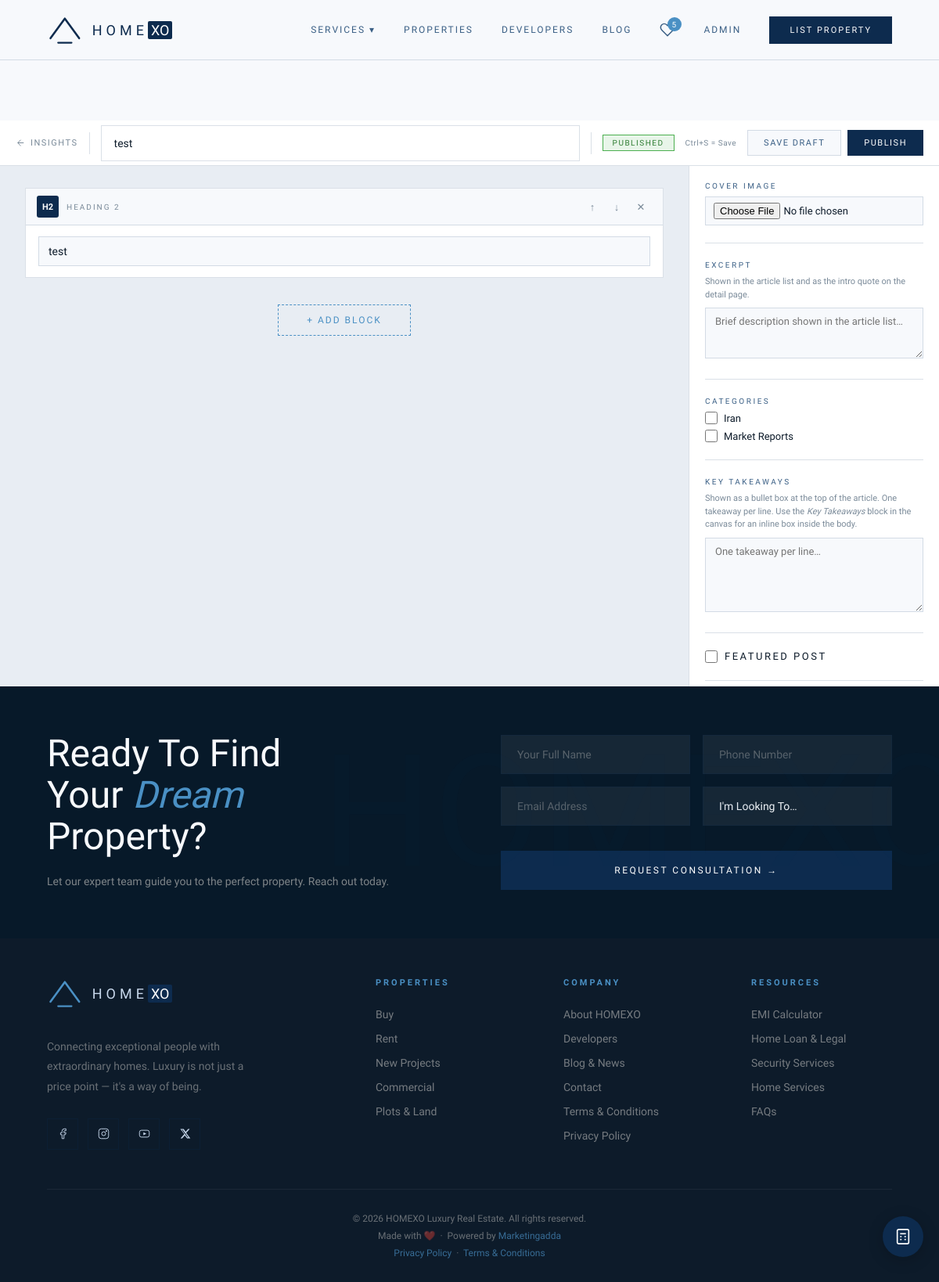
/blog/test-1/edit/ (signed in), run on the app's committed database.
### accounts/models.py (models this page shows, shortened)
class User(AbstractBaseUser, PermissionsMixin):
    class Role(models.TextChoices):
        BUYER            = 'buyer',            'Buyer'
        SELLER           = 'seller',           'Seller'
        AGENT            = 'agent',            'Agent'
        ADMIN            = 'admin',            'Admin'
        LEGAL_ADMIN      = 'legal_admin',      'Legal Admin'
        ADVOCATE         = 'advocate',         'Advocate'
        CUSTOMER_SUPPORT = 'customer_support', 'Customer Support'
    email        = models.EmailField(unique=True, db_index=True)
    first_name   = models.CharField(max_length=80)
    last_name    = models.CharField(max_length=80)
    phone        = models.CharField(max_length=20, blank=True, null=True, unique=True, db_index=True)
    role         = models.CharField(max_length=20, choices=Role.choices, default=Role.BUYER)
    avatar       = models.ImageField(upload_to='avatars/', blank=True, null=True)
    is_verified  = models.BooleanField(default=False)
    is_active    = models.BooleanField(default=True)
    is_staff     = models.BooleanField(default=False)
    date_joined  = models.DateTimeField(default=timezone.now)
    profile_complete = models.BooleanField(default=True)
    preferred_city          = models.CharField(max_length=100, blank=True)
    preferred_listing_type  = models.CharField(max_length=20, blank=True)
    preferred_property_type = models.CharField(max_length=20, blank=True)
    preferred_bhk           = models.CharField(max_length=10, blank=True)
    address                 = models.TextField(blank=True, null=True)
    bar_number              = models.CharField(max_length=50, blank=True)
    bar_council_certificate = models.ImageField(upload_to='advocate_docs/bar/', blank=True, null=True)
    aadhaar_image           = models.ImageField(upload_to='advocate_docs/aadhaar/', blank=True, null=True)
    address_proof_image     = models.ImageField(upload_to='advocate_docs/address/', blank=True, null=True)
    is_approved_advocate    = models.BooleanField(default=False)
    objects = UserManager()
    USERNAME_FIELD  = 'email'
    REQUIRED_FIELDS = ['first_name', 'last_name']
    class Meta:
        verbose_name        = 'User'
        verbose_name_plural = 'Users'
        ordering            = ['-date_joined']

### blog/models.py (models this page shows, shortened)
class Post(models.Model):
    class Status(models.TextChoices):
        DRAFT     = 'draft',     'Draft'
        PUBLISHED = 'published', 'Published'
    author      = models.ForeignKey(settings.AUTH_USER_MODEL, on_delete=models.SET_NULL,
                                    null=True, related_name='blog_posts')
    categories  = models.ManyToManyField(Category, blank=True, related_name='posts')
    title       = models.CharField(max_length=220)
    slug        = models.SlugField(max_length=240, unique=True, blank=True)
    excerpt     = models.TextField(max_length=300, blank=True)
    body        = models.TextField()
    cover_image    = models.ImageField(upload_to='blog/covers/', blank=True, null=True)
    key_takeaways  = models.TextField(
        blank=True,
        help_text='One takeaway per line. Displayed as a bullet list at the start of the article.'
    )
    status      = models.CharField(max_length=15, choices=Status.choices, default=Status.DRAFT)
    is_featured = models.BooleanField(default=False)
    views_count = models.PositiveIntegerField(default=0, editable=False)
    published_at = models.DateTimeField(null=True, blank=True)
    created_at  = models.DateTimeField(auto_now_add=True)
    updated_at  = models.DateTimeField(auto_now=True)
    class Meta:
        verbose_name = 'Post'
        verbose_name_plural = 'Posts'
        ordering = ['-published_at', '-created_at']
    def get_absolute_url(self):
        return reverse('blog:detail', kwargs={'slug': self.slug})

class Category(models.Model):
    name = models.CharField(max_length=80, unique=True)
    slug = models.SlugField(unique=True, blank=True)
    color = models.CharField(max_length=20, default='#4A90C4',
                             help_text='Hex color for tag badge')
    class Meta:
        verbose_name_plural = 'Categories'
        ordering = ['name']
    def __str__(self):
        return self.name

### blog/views.py (the view)
# urls.py: path('<slug:slug>/edit/',   views.post_edit,   name='edit'),
@staff_member_required
def post_edit(request, slug):
    post = get_object_or_404(Post, slug=slug)
    if request.method == 'POST':
        form = PostEditorForm(request.POST, request.FILES, instance=post)
        if form.is_valid():
            post = form.save(commit=False)
            if post.status == Post.Status.PUBLISHED and not post.published_at:
                post.published_at = timezone.now()
            post.save()
            form.save_m2m()
            if post.status == Post.Status.PUBLISHED:
                return redirect('blog:detail', slug=post.slug)
            return redirect('blog:edit', slug=post.slug)
    else:
        form = PostEditorForm(instance=post)
    return render(request, 'blog/editor.html', {
        'form': form,
        'post': post,
        'categories': Category.objects.all(),
    })

### templates/blog/editor.html (shortened to what this page needs)
{% extends 'base.html' %}
{% load static %}
{% block content %}
<div class="ed-shell">
  <form id="editor-form" method="post" enctype="multipart/form-data" novalidate>
    <div class="ed-topbar">
      <a href="{% url 'blog:list' %}" class="ed-back">
        <svg width="13" height="13" viewBox="0 0 24 24" fill="none" stroke="currentColor" stroke-width="1.8"><path d="M19 12H5M12 5l-7 7 7 7"/></svg>
        Insights
      </a>
      <input type="text" id="id_title" name="title" class="ed-title-inp"
             placeholder="Post title…"
             value="{{ form.title.value|default:'' }}">
      <span class="ed-status-pill {% if post and post.status == 'published' %}is-published{% endif %}" id="status-pill">
        {{ post.get_status_display|default:'Draft' }}
      </span>
      <span class="ed-shortcut-hint">Ctrl+S = Save</span>
      <div class="ed-topbar-btns">
        <button type="button" class="ed-btn ed-btn-draft" onclick="editorSaveDraft()">Save Draft</button>
        <button type="button" class="ed-btn ed-btn-pub"   onclick="editorPublish()">Publish</button>
      </div>
    </div>
    <div class="ed-main">
      <div class="ed-canvas">
        <div id="blocks-container"></div>
        <div class="add-block-bar">
          <button type="button" class="add-block-btn-main" onclick="openPicker()">
            + Add Block
          </button>
        </div>
      </div>
      <aside class="ed-sidebar">
        <div class="meta-section">
          <label class="meta-lbl">Cover Image</label>
          {{ form.cover_image }}
        </div>
        <div class="meta-section">
          <label class="meta-lbl">Excerpt</label>
          <p class="meta-sublbl">Shown in the article list and as the intro quote on the detail page.</p>
          {{ form.excerpt }}
        </div>
        <div class="meta-section">
          <label class="meta-lbl">Categories</label>
          <div style="display:flex;flex-direction:column;gap:7px;margin-top:4px;">
            {% for checkbox in form.categories %}
            <label style="display:flex;align-items:center;gap:8px;font-size:13px;color:var(--charcoal);cursor:pointer;">
              {{ checkbox.tag }}
              {{ checkbox.choice_label }}
            </label>
            {% endfor %}
          </div>
        </div>
        <div class="meta-section">
          <label class="meta-lbl">Key Takeaways</label>
          <p class="meta-sublbl">Shown as a bullet box at the top of the article. One takeaway per line. Use the <em>Key Takeaways</em> block in the canvas for an inline box inside the body.</p>
          {{ form.key_takeaways }}
        </div>
        <div class="meta-section">
          <div class="meta-checkbox">
            {{ form.is_featured }}
            <label for="{{ form.is_featured.id_for_label }}" class="meta-lbl" style="margin:0;">Featured Post</label>
          </div>
        </div>
      </aside>
    </div>
  </form>
</div>
{% endblock %}

### templates/base.html (shortened to what this page needs)
{% load static %}
<!DOCTYPE html>
<html lang="en">
<head>
{% load static %}
<link rel="stylesheet" href="{% static 'css/homexo.css' %}">
</head>
<body data-auth="{{ user.is_authenticated|yesno:'true,false' }}" data-login="{% url 'accounts:login' %}" data-wishlist-ids="{% for id in wishlist_ids %}{{ id }}{% if not forloop.last %},{% endif %}{% endfor %}">
<nav>
  <a href="{% url 'pages:home' %}" class="nav-logo">
    <span class="nav-logo-text">HOME<span style="background-color: #0D2B4E; color: #FFFFFF; padding: 1px 4px; border-radius: 2px; margin-left: 0; letter-spacing: 0;">XO</span></span>
  </a>
  <div class="nav-links">
    <div class="nav-dropdown">
      <a style="cursor: pointer; display: flex; align-items: center; gap: 4px;">Services ▾</a>
    </div>
    <a href="{% url 'properties:list' %}">Properties</a>
    <a href="{% url 'pages:developers' %}">Developers</a>
    <a href="{% url 'blog:list' %}">Blog</a>
    {% if user.is_authenticated %}
      <a href="{% url 'wishlist:list' %}" class="nav-wishlist">
        {% if wishlist_count > 0 %}
          <span class="nav-wishlist-count">{{ wishlist_count }}</span>
        {% endif %}
      </a>
      <a href="{% url 'accounts:profile' %}">{{ user.first_name }}</a>
      <a href="{% url 'properties:create' %}" class="nav-cta">List Property</a>
    {% else %}
      <a href="{% url 'accounts:login' %}">Login</a>
      <a href="{% url 'properties:create' %}" class="nav-cta">List Property</a>
    {% endif %}
  </div>
</nav>
<main class="page-body">
  {% block content %}{% endblock %}
</main>
<div class="floating-actions" aria-label="Quick Actions">
  <div class="fab-wrap">
    <a href="{% url 'pages:emi_calculator' %}" class="fab fab-emi" title="EMI Calculator" aria-label="Open EMI Calculator">
    </a>
  </div>
</div>
{% block pre_footer %}
<div class="cta-banner">
  <div class="cta-bg-text">HOMEXO</div>
  <div>
    <h2 class="cta-title">Ready To Find<br>Your <em>Dream</em><br>Property?</h2>
    <p style="font-size:14px;color:rgba(245,240,232,.5);margin-top:20px;line-height:1.7;">Let our expert team guide you to the perfect property. Reach out today.</p>
  </div>
<form action="{% url 'enquiries:create' %}" method="POST" class="cta-form">
    <div class="cta-form-row">
      <input type="text" name="name" placeholder="Your Full Name" required>
      <input type="tel" name="phone" placeholder="Phone Number" required>
    </div>
    <div class="cta-form-row">
      <input type="email" name="email" placeholder="Email Address" required>
      <select name="enquiry_type">
        <option value="">I'm Looking To&hellip;</option>
      </select>
    </div>
    <button type="submit" class="cta-submit">Request Consultation &rarr;</button>
  </form>
</div>
{% endblock pre_footer %}
<footer>
  <div class="footer-grid">
    <div class="footer-brand">
      <a href="{% url 'pages:home' %}" class="nav-logo" style="margin-bottom:16px;display:inline-flex;">
        <svg viewBox="0 0 80 70" fill="none" style="height:40px;"><polyline points="8,54 40,10 72,54" stroke="#4A90C4" stroke-width="4.5" stroke-linecap="round" stroke-linejoin="round" fill="none"/><line x1="25" y1="64" x2="55" y2="64" stroke="#4A90C4" stroke-width="4" stroke-linecap="round"/></svg>
        <span style="font-family:'Source Sans 3',sans-serif;font-size:18px;font-weight:500;letter-spacing:5px;color:#C8D8EC;">HOME<span style="background-color: #0D2B4E; color: #FFFFFF; padding: 1px 4px; border-radius: 2px; margin-left: 0; letter-spacing: 0;">XO</span></span>
      </a>
      <p>Connecting exceptional people with extraordinary homes. Luxury is not just a price point — it's a way of being.</p>
      <div class="footer-social">
        <a href="https://www.facebook.com/profile.php?id=61574700420547" class="footer-social-btn" aria-label="Facebook" target="_blank" rel="noopener noreferrer"><svg width="15" height="15" viewBox="0 0 24 24" fill="none" stroke="#C8D8EC" stroke-width="1.5"><path d="M18 2h-3a5 5 0 00-5 5v3H7v4h3v8h4v-8h3l1-4h-4V7a1 1 0 011-1h3z"/></svg></a>
        <a href="https://www.instagram.com/homexoproperties/" class="footer-social-btn" aria-label="Instagram" target="_blank" rel="noopener noreferrer"><svg width="15" height="15" viewBox="0 0 24 24" fill="none" stroke="#C8D8EC" stroke-width="1.5"><rect x="2" y="2" width="20" height="20" rx="5"/><circle cx="12" cy="12" r="4"/><circle cx="17.5" cy="6.5" r="1" fill="#C8D8EC"/></svg></a>
        <a href="https://www.youtube.com/@homexoIndia" class="footer-social-btn" aria-label="YouTube" target="_blank" rel="noopener noreferrer"><svg width="15" height="15" viewBox="0 0 24 24" fill="none" stroke="#C8D8EC" stroke-width="1.5"><rect x="2" y="5" width="20" height="14" rx="4"/><polygon points="10,9 16,12 10,15" fill="#C8D8EC" stroke="none"/></svg></a>
        <a href="https://x.com/homexoindia" class="footer-social-btn" aria-label="X (Twitter)" target="_blank" rel="noopener noreferrer"><svg width="15" height="15" viewBox="0 0 24 24" fill="#C8D8EC"><path d="M18.244 2.25h3.308l-7.227 8.26 8.502 11.24H16.17l-4.714-6.231-5.401 6.231H2.744l7.737-8.873L2.25 2.25h6.844l4.264 5.637L18.244 2.25zm-1.161 17.52h1.833L7.084 4.126H5.117L17.083 19.77z"/></svg></a>
      </div>
    </div>
    <div class="footer-col">
      <h5>Properties</h5>
      <ul>
        <li><a href="{% url 'properties:list' %}?type=buy">Buy</a></li>
        <li><a href="{% url 'properties:list' %}?type=rent">Rent</a></li>
        <li><a href="{% url 'properties:list' %}?type=new_project">New Projects</a></li>
        <li><a href="{% url 'properties:list' %}?type=commercial">Commercial</a></li>
        <li><a href="{% url 'properties:list' %}?type=buy&property_type=plot">Plots &amp; Land</a></li>
      </ul>
    </div>
    <div class="footer-col">
      <h5>Company</h5>
      <ul>
        <li><a href="{% url 'pages:about' %}">About HOMEXO</a></li>
        <li><a href="{% url 'pages:developers' %}">Developers</a></li>
        <li><a href="{% url 'blog:list' %}">Blog &amp; News</a></li>
        <li><a href="{% url 'pages:contact' %}">Contact</a></li>
        <li><a href="{% url 'pages:terms_and_conditions' %}">Terms &amp; Conditions</a></li>
        <li><a href="{% url 'pages:privacy_policy' %}">Privacy Policy</a></li>
      </ul>
    </div>
    <div class="footer-col">
      <h5>Resources</h5>
      <ul>
        <li><a href="{% url 'pages:emi_calculator' %}">EMI Calculator</a></li>
        <li><a href="{% url 'pages:legal_homeloan' %}">Home Loan &amp; Legal</a></li>
        <li><a href="{% url 'pages:security' %}">Security Services</a></li>
        <li><a href="{% url 'pages:home_service' %}">Home Services</a></li>
        <li><a href="{% url 'pages:faq' %}">FAQs</a></li>
      </ul>
    </div>
  </div>
  <div class="footer-bottom">
    <p>© {% now "Y" %} HOMEXO Luxury Real Estate. All rights reserved.</p>
    <p>Made with ❤️ &nbsp;·&nbsp; Powered by <a href="https://marketingadda.com/" target="_blank" rel="noopener">Marketingadda</a></p>
    <p><a href="{% url 'pages:privacy_policy' %}">Privacy Policy</a> &nbsp;·&nbsp; <a href="{% url 'pages:terms_and_conditions' %}">Terms &amp; Conditions</a></p>
  </div>
</footer>
</body>
</html>

### data on the page
User: first_name "ADMIN"
Post: title "test", status "PUBLISHED"
Category: choice_label "Iran"
Category: choice_label "Market Reports"

### other printed values
{{ wishlist_count }} "5"
